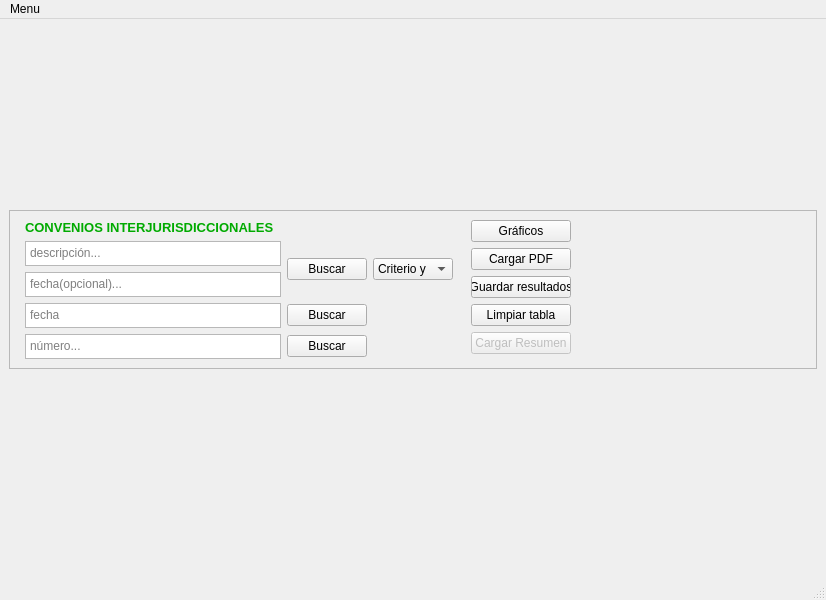
<?xml version="1.0" encoding="UTF-8"?>
<ui version="4.0">
 <class>MainWindow</class>
 <widget class="QMainWindow" name="MainWindow">
  <property name="windowModality">
   <enum>Qt::NonModal</enum>
  </property>
  <property name="geometry">
   <rect>
    <x>0</x>
    <y>0</y>
    <width>826</width>
    <height>600</height>
   </rect>
  </property>
  <property name="sizePolicy">
   <sizepolicy hsizetype="Expanding" vsizetype="Expanding">
    <horstretch>0</horstretch>
    <verstretch>0</verstretch>
   </sizepolicy>
  </property>
  <property name="minimumSize">
   <size>
    <width>800</width>
    <height>600</height>
   </size>
  </property>
  <property name="maximumSize">
   <size>
    <width>16777215</width>
    <height>16777215</height>
   </size>
  </property>
  <property name="windowTitle">
   <string>Ministerio </string>
  </property>
  <widget class="QWidget" name="centralwidget">
   <property name="sizePolicy">
    <sizepolicy hsizetype="Maximum" vsizetype="Fixed">
     <horstretch>0</horstretch>
     <verstretch>0</verstretch>
    </sizepolicy>
   </property>
   <layout class="QVBoxLayout" name="verticalLayout_2">
    <item>
     <widget class="QFrame" name="frame">
      <property name="sizePolicy">
       <sizepolicy hsizetype="Expanding" vsizetype="Fixed">
        <horstretch>0</horstretch>
        <verstretch>0</verstretch>
       </sizepolicy>
      </property>
      <property name="styleSheet">
       <string notr="true"/>
      </property>
      <property name="frameShape">
       <enum>QFrame::StyledPanel</enum>
      </property>
      <property name="frameShadow">
       <enum>QFrame::Raised</enum>
      </property>
      <layout class="QGridLayout" name="gridLayout">
       <item row="0" column="5">
        <widget class="QLabel" name="label">
         <property name="sizePolicy">
          <sizepolicy hsizetype="Fixed" vsizetype="Fixed">
           <horstretch>0</horstretch>
           <verstretch>0</verstretch>
          </sizepolicy>
         </property>
         <property name="text">
          <string/>
         </property>
         <property name="pixmap">
          <pixmap>img.png</pixmap>
         </property>
         <property name="alignment">
          <set>Qt::AlignRight|Qt::AlignTrailing|Qt::AlignVCenter</set>
         </property>
        </widget>
       </item>
       <item row="0" column="4">
        <spacer name="horizontalSpacer_2">
         <property name="orientation">
          <enum>Qt::Horizontal</enum>
         </property>
         <property name="sizeType">
          <enum>QSizePolicy::Expanding</enum>
         </property>
         <property name="sizeHint" stdset="0">
          <size>
           <width>40</width>
           <height>20</height>
          </size>
         </property>
        </spacer>
       </item>
       <item row="0" column="3">
        <layout class="QVBoxLayout" name="verticalLayout">
         <property name="sizeConstraint">
          <enum>QLayout::SetDefaultConstraint</enum>
         </property>
         <property name="leftMargin">
          <number>6</number>
         </property>
         <property name="rightMargin">
          <number>6</number>
         </property>
         <item>
          <widget class="QPushButton" name="botonGraficos">
           <property name="sizePolicy">
            <sizepolicy hsizetype="Ignored" vsizetype="Fixed">
             <horstretch>0</horstretch>
             <verstretch>0</verstretch>
            </sizepolicy>
           </property>
           <property name="minimumSize">
            <size>
             <width>50</width>
             <height>0</height>
            </size>
           </property>
           <property name="maximumSize">
            <size>
             <width>100</width>
             <height>16777215</height>
            </size>
           </property>
           <property name="cursor">
            <cursorShape>PointingHandCursor</cursorShape>
           </property>
           <property name="styleSheet">
            <string notr="true"/>
           </property>
           <property name="text">
            <string>Gráficos</string>
           </property>
          </widget>
         </item>
         <item>
          <widget class="QPushButton" name="botonInstrucciones">
           <property name="enabled">
            <bool>true</bool>
           </property>
           <property name="sizePolicy">
            <sizepolicy hsizetype="Expanding" vsizetype="Fixed">
             <horstretch>0</horstretch>
             <verstretch>0</verstretch>
            </sizepolicy>
           </property>
           <property name="maximumSize">
            <size>
             <width>100</width>
             <height>16777215</height>
            </size>
           </property>
           <property name="cursor">
            <cursorShape>PointingHandCursor</cursorShape>
           </property>
           <property name="whatsThis">
            <string>&lt;html&gt;&lt;head/&gt;&lt;body&gt;&lt;p&gt;&lt;span style=&quot; font-weight:600; font-style:italic;&quot;&gt;Visalizar Vigentes&lt;/span&gt;&lt;/p&gt;&lt;/body&gt;&lt;/html&gt;</string>
           </property>
           <property name="styleSheet">
            <string notr="true"/>
           </property>
           <property name="text">
            <string>Cargar PDF</string>
           </property>
          </widget>
         </item>
         <item>
          <widget class="QPushButton" name="botonGuardar">
           <property name="sizePolicy">
            <sizepolicy hsizetype="Expanding" vsizetype="Fixed">
             <horstretch>0</horstretch>
             <verstretch>0</verstretch>
            </sizepolicy>
           </property>
           <property name="maximumSize">
            <size>
             <width>100</width>
             <height>16777215</height>
            </size>
           </property>
           <property name="cursor">
            <cursorShape>PointingHandCursor</cursorShape>
           </property>
           <property name="text">
            <string>Guardar resultados</string>
           </property>
          </widget>
         </item>
         <item>
          <widget class="QPushButton" name="botonLimpiar">
           <property name="cursor">
            <cursorShape>PointingHandCursor</cursorShape>
           </property>
           <property name="text">
            <string extracomment="sirve para limpiar la tabla">Limpiar tabla</string>
           </property>
          </widget>
         </item>
         <item>
          <widget class="QPushButton" name="botonResumen">
           <property name="enabled">
            <bool>false</bool>
           </property>
           <property name="cursor">
            <cursorShape>PointingHandCursor</cursorShape>
           </property>
           <property name="text">
            <string>Cargar Resumen</string>
           </property>
          </widget>
         </item>
        </layout>
       </item>
       <item row="0" column="0">
        <layout class="QGridLayout" name="gridLayout_2">
         <property name="sizeConstraint">
          <enum>QLayout::SetFixedSize</enum>
         </property>
         <property name="leftMargin">
          <number>6</number>
         </property>
         <property name="rightMargin">
          <number>6</number>
         </property>
         <item row="1" column="1">
          <widget class="QPushButton" name="botonDescripcion">
           <property name="sizePolicy">
            <sizepolicy hsizetype="Fixed" vsizetype="Fixed">
             <horstretch>0</horstretch>
             <verstretch>0</verstretch>
            </sizepolicy>
           </property>
           <property name="cursor">
            <cursorShape>PointingHandCursor</cursorShape>
           </property>
           <property name="text">
            <string>Buscar</string>
           </property>
          </widget>
         </item>
         <item row="1" column="2">
          <widget class="QComboBox" name="comboBox">
           <property name="cursor">
            <cursorShape>CrossCursor</cursorShape>
           </property>
           <property name="styleSheet">
            <string notr="true"/>
           </property>
           <item>
            <property name="text">
             <string>Criterio y</string>
            </property>
           </item>
           <item>
            <property name="text">
             <string>Criterio o</string>
            </property>
           </item>
          </widget>
         </item>
         <item row="6" column="1">
          <widget class="QPushButton" name="botonNumero">
           <property name="sizePolicy">
            <sizepolicy hsizetype="Fixed" vsizetype="Fixed">
             <horstretch>0</horstretch>
             <verstretch>0</verstretch>
            </sizepolicy>
           </property>
           <property name="cursor">
            <cursorShape>PointingHandCursor</cursorShape>
           </property>
           <property name="text">
            <string>Buscar</string>
           </property>
          </widget>
         </item>
         <item row="6" column="0">
          <widget class="QPlainTextEdit" name="labelNumero">
           <property name="sizePolicy">
            <sizepolicy hsizetype="Fixed" vsizetype="Expanding">
             <horstretch>0</horstretch>
             <verstretch>0</verstretch>
            </sizepolicy>
           </property>
           <property name="maximumSize">
            <size>
             <width>16777215</width>
             <height>25</height>
            </size>
           </property>
           <property name="cursor" stdset="0">
            <cursorShape>IBeamCursor</cursorShape>
           </property>
           <property name="tabChangesFocus">
            <bool>true</bool>
           </property>
           <property name="placeholderText">
            <string>número...</string>
           </property>
          </widget>
         </item>
         <item row="0" column="0">
          <widget class="QLabel" name="label_2">
           <property name="font">
            <font>
             <pointsize>10</pointsize>
             <weight>75</weight>
             <italic>false</italic>
             <bold>true</bold>
             <underline>false</underline>
            </font>
           </property>
           <property name="focusPolicy">
            <enum>Qt::StrongFocus</enum>
           </property>
           <property name="styleSheet">
            <string notr="true">color: rgb(0, 170, 0);
</string>
           </property>
           <property name="text">
            <string>CONVENIOS INTERJURISDICCIONALES</string>
           </property>
          </widget>
         </item>
         <item row="5" column="0">
          <widget class="QPlainTextEdit" name="labelFecha">
           <property name="sizePolicy">
            <sizepolicy hsizetype="Minimum" vsizetype="Expanding">
             <horstretch>0</horstretch>
             <verstretch>0</verstretch>
            </sizepolicy>
           </property>
           <property name="maximumSize">
            <size>
             <width>16777215</width>
             <height>25</height>
            </size>
           </property>
           <property name="cursor" stdset="0">
            <cursorShape>IBeamCursor</cursorShape>
           </property>
           <property name="tabChangesFocus">
            <bool>true</bool>
           </property>
           <property name="placeholderText">
            <string>fecha</string>
           </property>
          </widget>
         </item>
         <item row="5" column="1">
          <widget class="QPushButton" name="botonFecha">
           <property name="sizePolicy">
            <sizepolicy hsizetype="Fixed" vsizetype="Fixed">
             <horstretch>0</horstretch>
             <verstretch>0</verstretch>
            </sizepolicy>
           </property>
           <property name="cursor">
            <cursorShape>PointingHandCursor</cursorShape>
           </property>
           <property name="text">
            <string>Buscar</string>
           </property>
          </widget>
         </item>
         <item row="1" column="0">
          <layout class="QVBoxLayout" name="verticalLayout_3">
           <property name="bottomMargin">
            <number>0</number>
           </property>
           <item>
            <widget class="QPlainTextEdit" name="labelDescripcion">
             <property name="sizePolicy">
              <sizepolicy hsizetype="Minimum" vsizetype="Expanding">
               <horstretch>0</horstretch>
               <verstretch>0</verstretch>
              </sizepolicy>
             </property>
             <property name="maximumSize">
              <size>
               <width>16777215</width>
               <height>25</height>
              </size>
             </property>
             <property name="cursor" stdset="0">
              <cursorShape>IBeamCursor</cursorShape>
             </property>
             <property name="tabChangesFocus">
              <bool>true</bool>
             </property>
             <property name="placeholderText">
              <string>descripción...</string>
             </property>
            </widget>
           </item>
           <item>
            <widget class="QPlainTextEdit" name="labelDescripcionFecha">
             <property name="sizePolicy">
              <sizepolicy hsizetype="Fixed" vsizetype="Fixed">
               <horstretch>0</horstretch>
               <verstretch>0</verstretch>
              </sizepolicy>
             </property>
             <property name="maximumSize">
              <size>
               <width>16777215</width>
               <height>25</height>
              </size>
             </property>
             <property name="cursor" stdset="0">
              <cursorShape>IBeamCursor</cursorShape>
             </property>
             <property name="tabChangesFocus">
              <bool>true</bool>
             </property>
             <property name="placeholderText">
              <string>fecha(opcional)...</string>
             </property>
            </widget>
           </item>
          </layout>
         </item>
        </layout>
       </item>
      </layout>
     </widget>
    </item>
    <item>
     <layout class="QHBoxLayout" name="layoutTableView">
      <property name="sizeConstraint">
       <enum>QLayout::SetMaximumSize</enum>
      </property>
      <property name="leftMargin">
       <number>9</number>
      </property>
      <property name="topMargin">
       <number>9</number>
      </property>
      <property name="rightMargin">
       <number>9</number>
      </property>
      <property name="bottomMargin">
       <number>9</number>
      </property>
     </layout>
    </item>
   </layout>
  </widget>
  <widget class="QMenuBar" name="menubar">
   <property name="geometry">
    <rect>
     <x>0</x>
     <y>0</y>
     <width>826</width>
     <height>21</height>
    </rect>
   </property>
   <property name="autoFillBackground">
    <bool>false</bool>
   </property>
   <widget class="QMenu" name="menuMenu">
    <property name="title">
     <string>Menu</string>
    </property>
    <addaction name="actionVisitar_p_gina_de_convenios"/>
    <addaction name="actionInstrucciones_de_como_usar_el_software"/>
   </widget>
   <addaction name="menuMenu"/>
  </widget>
  <widget class="QStatusBar" name="statusbar"/>
  <action name="actionVisitar_p_gina_de_convenios">
   <property name="text">
    <string>Visitar página de convenios</string>
   </property>
  </action>
  <action name="actionInstrucciones_de_como_usar_el_software">
   <property name="text">
    <string>Instrucciones de como usar el software</string>
   </property>
  </action>
 </widget>
 <resources/>
 <connections/>
</ui>
